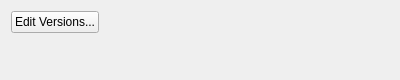
<?xml version="1.0" encoding="UTF-8"?>
<ui version="4.0">
 <class>Frame</class>
 <widget class="QFrame" name="Frame">
  <property name="geometry">
   <rect>
    <x>0</x>
    <y>0</y>
    <width>400</width>
    <height>80</height>
   </rect>
  </property>
  <property name="windowTitle">
   <string>Frame</string>
  </property>
  <property name="frameShape">
   <enum>QFrame::NoFrame</enum>
  </property>
  <layout class="QFormLayout" name="formLayout">
   <property name="fieldGrowthPolicy">
    <enum>QFormLayout::ExpandingFieldsGrow</enum>
   </property>
   <item row="0" column="0">
    <widget class="QPushButton" name="appPaths_pushButton">
     <property name="text">
      <string>Edit Versions...</string>
     </property>
    </widget>
   </item>
  </layout>
 </widget>
 <resources/>
 <connections/>
</ui>
